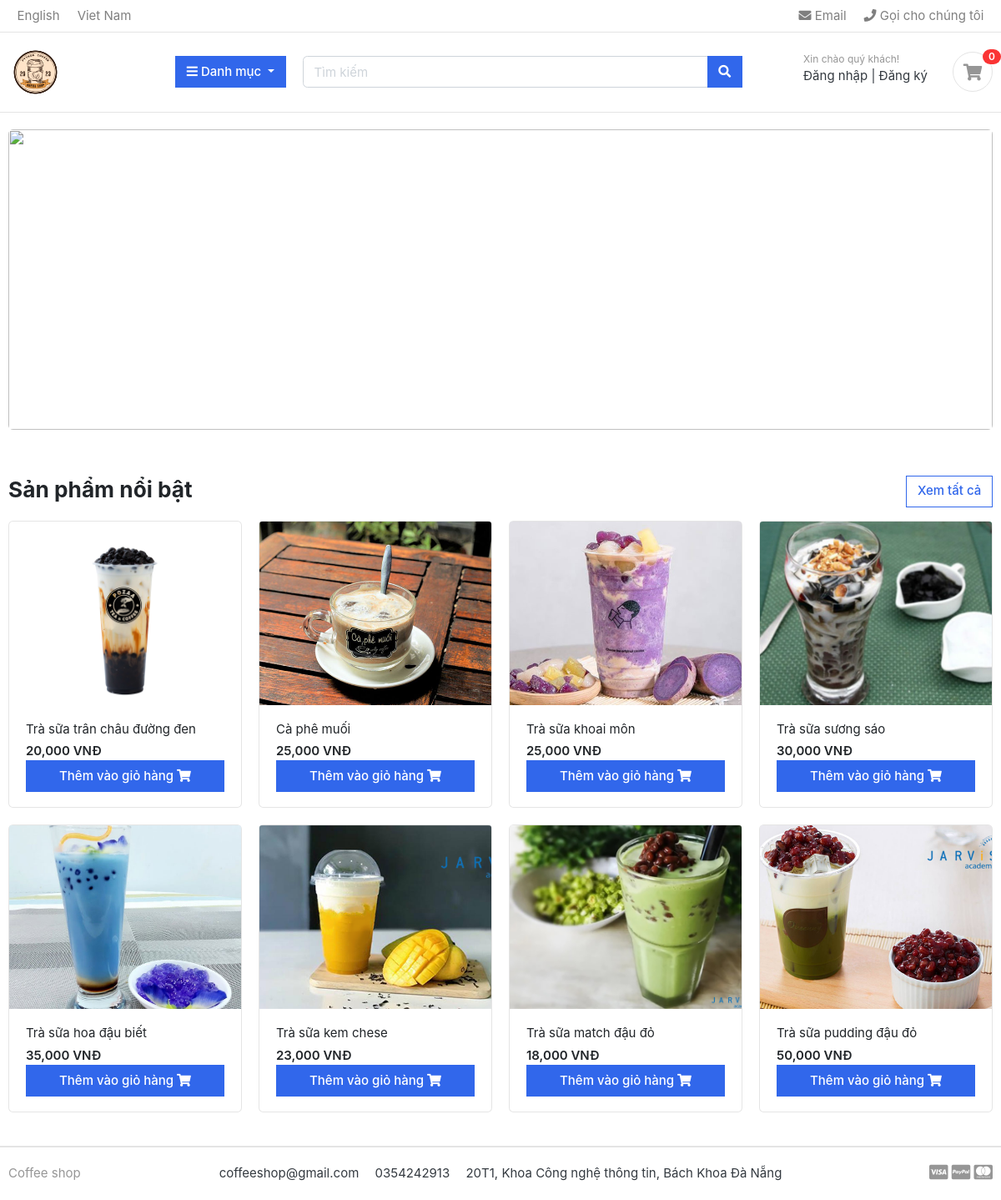
The page / on the database its author committed.
### coffee/models.py (models this page shows, shortened)
class Product(models.Model):
    name = models.CharField(max_length=255, unique=True)
    slug = models.SlugField(max_length=100, unique=True)
    price = models.FloatField()
    category = models.ForeignKey(Category, on_delete=models.CASCADE)
    image = models.ImageField(max_length=100, upload_to='products/images', blank=True)
    description = models.TextField(max_length=2048, blank=True, default='')
    def get_url(self):
        return reverse('product_detail', args=[self.category.slug, self.slug])

### CoffeeShop/views.py (the view)
# urls.py: 2. Add a URL to urlpatterns:  path('', views.home, name='home')
def home(request):
    products = Product.objects.all()[:8]
    data = cartData(request)
    cartItems = data['cartItems']
    context = {
        'products': products,
        'cartItems': cartItems,
    }
    return render(request, 'index.html', context)

### cart/inherit.py (called while the page is built, shortened)
def cartData(request):
    if request.user.is_authenticated:
        customer = request.user.customer
        order, created = Order.objects.get_or_create(customer=customer, complete=False)
        items = order.orderitem_set.all()
        cartItems = order.get_cart_items
    else:
        items = []
        try:
            cart = json.loads(request.COOKIES['cart'])
        except:
            cart = {}
        order = {'get_cart_total':0, 'get_cart_items':0}
        cartItems = order['get_cart_items']
    return {'cartItems':cartItems, 'items':items, 'order':order}

### category/context_processors.py (called while the page is built)
def menu_links(request):
    links = Category.objects.all()
    return dict(links=links)

### category/models.py (called while the page is built)
    def get_url(self):
        return reverse('products_by_category', args=[self.slug])

### templates/index.html
{% extends 'base.html' %}
{% load static%}
{% load humanize %}
{% block content %}
<section class="section-intro padding-y-sm">
    <div class="container">
        <div class="intro-banner-wrap">
            <img src="{%static 'images/banners/banner.jpg' %}" class="img-fluid rounded" style="width: 100%; height: 360px;">
        </div>
    </div>
</section>
<section class="section-name padding-y-sm">
    <div class="container">
        <header class="section-heading">
            <a href="/products" class="btn btn-outline-primary float-right">Xem tất cả</a>
            <h3 class="section-title">Sản phẩm nổi bật</h3>
        </header>
        <div class="row">
            {% for product in products %}
            <div class="col-md-3">
                <div class="card card-product-grid">
                    <a href="{{ product.get_url }}" class="img-wrap"> <img src="{{ product.image.url }}"> </a>
                    <figcaption class="info-wrap">
                        <a href="{{ product.get_url }}" class="title">{{ product.name }}</a>
                        <div class="price mt-1">{{ product.price|floatformat:0|intcomma }} VNĐ</div>
                        <button data-product="{{product.id}}" data-action="add" class="btn btn-block btn-primary update-cart">Thêm vào giỏ hàng </span> <i class="fas fa-shopping-cart"></i> </button>
                    </figcaption>
                </div>
            </div>
            {% endfor %}
        </div>
    </div>
</section>
{% endblock %}

### static/css/custom.css (style rules this page uses)
.btn { border-radius: 0; }

### static/css/ui.css (style rules this page uses)
html { font-family: "Inter", sans-serif; font-size: 15px; }
.img-wrap { text-align: center; display: block; }
.img-wrap img { max-width: 100%; }
.padding-y-sm { padding-top: 20px; padding-bottom: 20px; }
.section-heading { margin-bottom: 20px; margin-top: 15px; }
.section-title { color: #212529; }
[class*=card-product] a.title { color: #212529; display: block; }
[class*=card-product] .img-wrap { overflow: hidden; position: relative; }
[class*=card-product] .img-wrap img { height: 100%; max-width: 100%; width: auto; display: inline-block; -o-object-fit: cover; object-fit: cover; }
.card-product-grid { margin-bottom: 20px; }
.card-product-grid .img-wrap { border-radius: 0.2rem 0.2rem 0 0; height: 220px; }
.card-product-grid .info-wrap { overflow: hidden; padding: 18px 20px; }
.card .img-wrap { overflow: hidden; }
.price { font-weight: 600; color: #212529; }

### rows shown on the page
Product: image (picture), name "Trà sữa trân châu đường đen", price "20,000"
Product: image (picture), name "Cà phê muối", price "25,000"
Product: image (picture), name "Trà sữa khoai môn", price "25,000"
Product: image (picture), name "Trà sữa sương sáo", price "30,000"
Product: image (picture), name "Trà sữa hoa đậu biết", price "35,000"
Product: image (picture), name "Trà sữa kem chese", price "23,000"
Product: image (picture), name "Trà sữa match đậu đỏ", price "18,000"
Product: image (picture), name "Trà sữa pudding đậu đỏ", price "50,000"

### other values the page prints
{{ cartItems }} "0"
